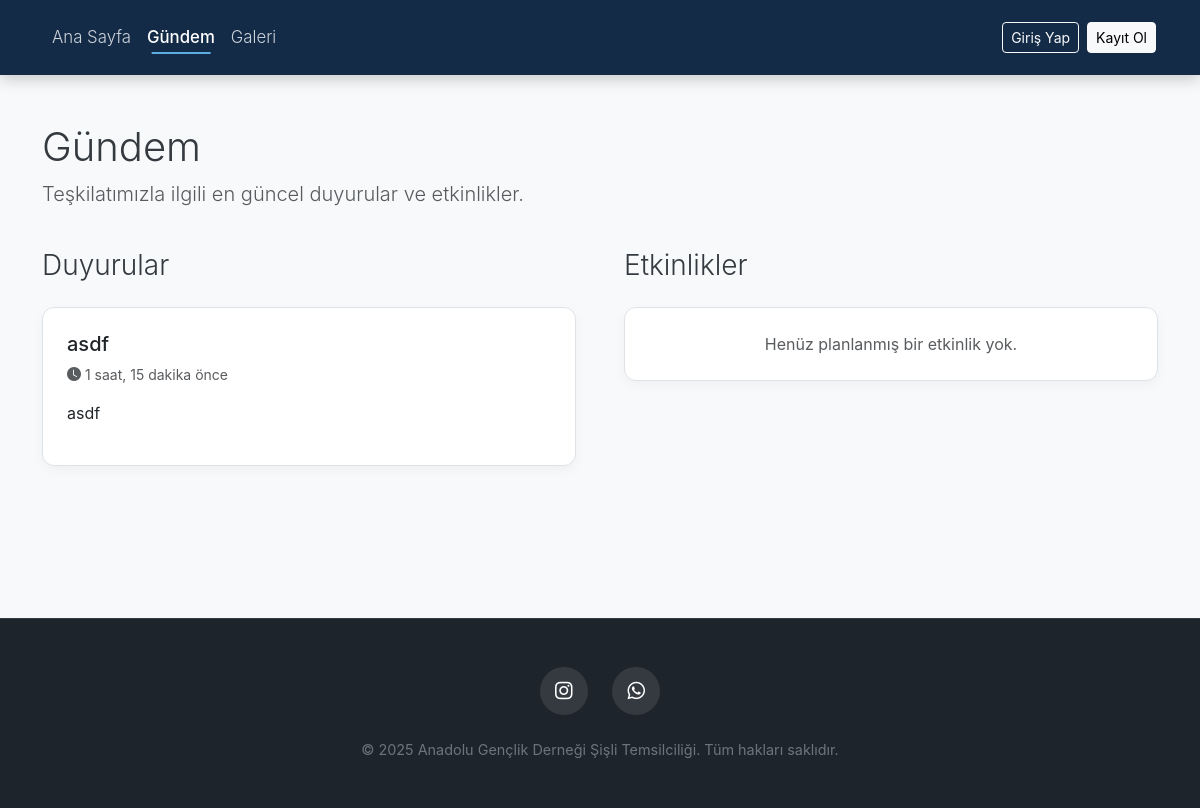
Page /gundem/ on the committed database.
### uyeler/models.py (models this page shows, shortened)
class Duyuru(models.Model):
    baslik = models.CharField(max_length=200, verbose_name="Başlık")
    icerik = models.TextField(verbose_name="İçerik")
    yayin_tarihi = models.DateTimeField(auto_now_add=True, verbose_name="Yayın Tarihi")
    yazar = models.ForeignKey(User, on_delete=models.SET_NULL, null=True, verbose_name="Yazarı")
    class Meta:
        verbose_name = "Duyuru"
        verbose_name_plural = "Duyurular"
        ordering = ['-yayin_tarihi']

### uyeler/views.py (the view)
# urls.py: path('gundem/', views.gundem_view, name='gundem'),
def gundem_view(request):
    tum_duyurular = Duyuru.objects.all()
    tum_etkinlikler = Etkinlik.objects.all()
    context = {'duyurular': tum_duyurular, 'etkinlikler': tum_etkinlikler}
    return render(request, 'uyeler/gundem.html', context)

### templates/uyeler/gundem.html (shortened to what this page needs)
{% extends 'base.html' %}
{% block content %}
<div class="d-flex justify-content-between align-items-center mb-4">
    <div>
        <h1 class="display-6">Gündem</h1>
        <p class="lead text-muted">Teşkilatımızla ilgili en güncel duyurular ve etkinlikler.</p>
    </div>
</div>
<div class="row g-5">
    <div class="col-lg-6">
        <h3 class="fw-light mb-4">Duyurular</h3>
        {% for duyuru in duyurular %}
        <div class="card content-card mb-4">
            <div class="card-body">
                <h5 class="card-title">{{ duyuru.baslik }}</h5>
                <small class="text-muted d-block mb-3">
                    <i class="bi bi-clock-fill"></i> {{ duyuru.yayin_tarihi|timesince }} önce
                </small>
                <p class="card-text">{{ duyuru.icerik|linebreaks|truncatewords:30 }}</p>
            </div>
        </div>
        {% empty %}
        <div class="card content-card">
            <div class="card-body text-center text-muted">Henüz yayınlanmış bir duyuru yok.</div>
        </div>
        {% endfor %}
    </div>
<div class="col-lg-6">
            <h3 class="fw-light mb-4">Etkinlikler</h3>
            {% for etkinlik in etkinlikler %}
                 <div class="card content-card mb-4">
                    <div class="card-body">
                        <div class="mb-2">
                            <span class="badge bg-success-subtle text-success-emphasis rounded-pill">
                                {{ etkinlik.get_tip_display }}
                            </span>
                        </div>
                        <h5 class="card-title">{{ etkinlik.baslik }}</h5>
                        <small class="text-muted d-block mb-3">
                            <i class="bi bi-calendar-event-fill"></i> {{ etkinlik.tarih_saat|date:"d F Y, H:i" }}
                            <br>
                            <i class="bi bi-geo-alt-fill"></i> {{ etkinlik.mekan|default:"Belirtilmemiş" }}
                        </small>
                        <p class="card-text">{{ etkinlik.aciklama|linebreaks|truncatewords:20 }}</p>
                        {% if request.user.profil.rol == 'YETKILI' or request.user.profil.rol == 'BIRIM_BASKANI' %}
                        <hr>
                        <div class="text-end">
                            <a href="{% url 'uyeler:etkinlik_duzenle' pk=etkinlik.id %}" class="btn btn-outline-secondary btn-sm">Düzenle</a>
                            <a href="{% url 'uyeler:etkinlik_sil' pk=etkinlik.id %}" class="btn btn-outline-danger btn-sm">Sil</a>
                        </div>
                        {% endif %}
                    </div>
                </div>
            {% empty %}
                <div class="card content-card"><div class="card-body text-center text-muted">Henüz planlanmış bir etkinlik yok.</div></div>
            {% endfor %}
        </div>
</div>
{% endblock %}

### static/css/main.css (style rules this page uses)
:root { --navbar-bg: #142b47; --navbar-link-color: #cdd3da; --accent-color: #5dade2; --hover-bg: rgba(93, 173, 226, 0.15); --dropdown-bg: #1f3a5a; --nizam-primary: #212529; --nizam-secondary: #f8f9fa; --nizam-text: #343a40; --nizam-text-muted: #6c757d; --nizam-border: #dee2e6; --nizam-success: #198754; --nizam-warning: #ffc107; --nizam-danger: #dc3545; --nizam-info: #0dcaf0; }
html, body { scroll-behavior: smooth; max-width: 100vw; overflow-x: hidden; }
body { background-color: var(--nizam-secondary) !important; color: var(--nizam-text); font-family: 'Inter', -apple-system, BlinkMacSystemFont, "Segoe UI", Roboto, "Helvetica Neue", Arial, sans-serif; display: flex; flex-direction: column; min-height: 100vh; }
.content-card { background-color: #fff; border-radius: 0.75rem; border: 1px solid var(--nizam-border); box-shadow: 0 4px 12px rgba(0, 0, 0, 0.04); overflow: hidden; }
.card-body { padding: 1.5rem; }

### rows in the picture
Duyuru: baslik "asdf", yayin_tarihi "1 saat, 15 dakika", icerik "asdf"
